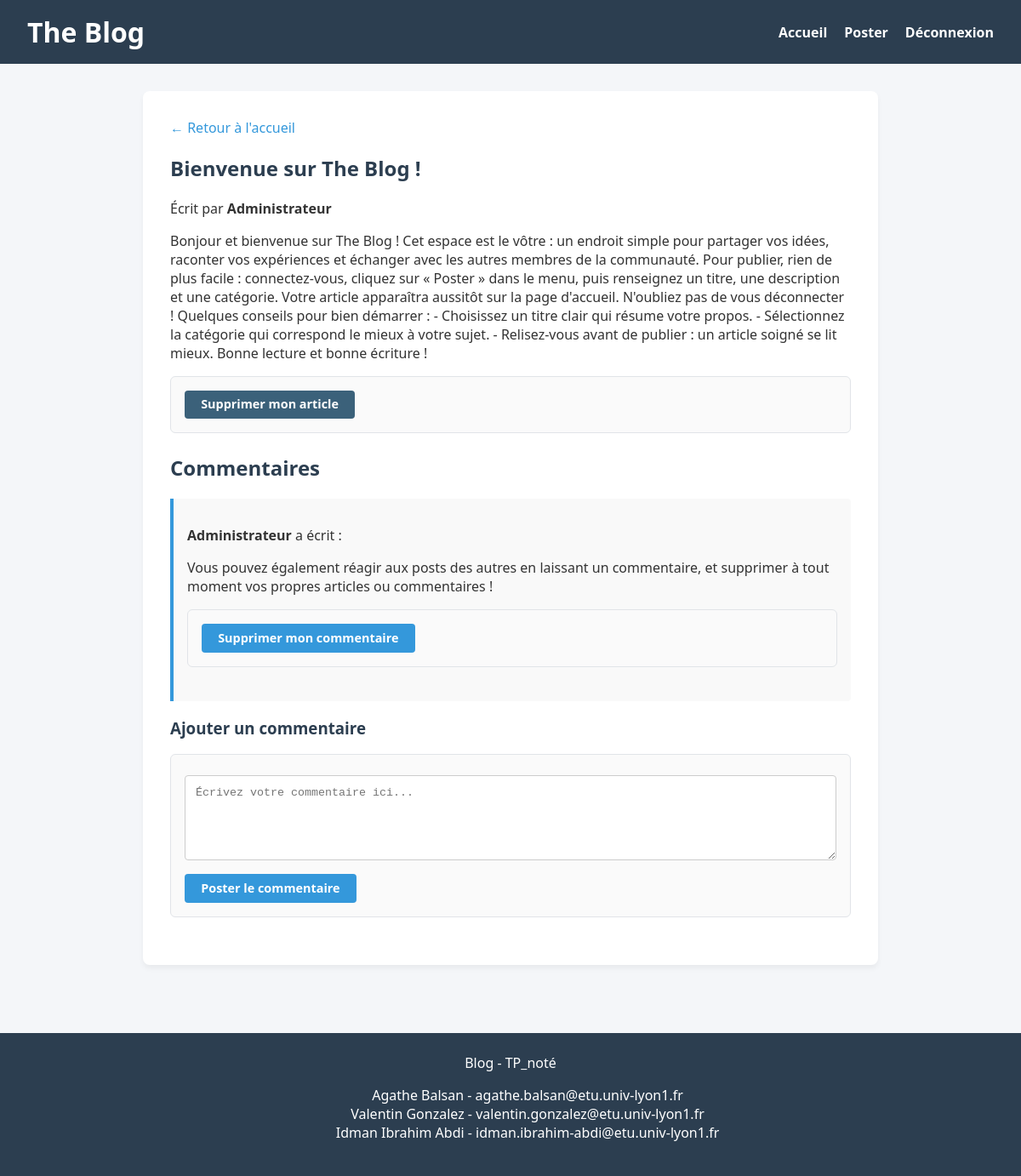
The app's page /affichageArticle.php?id=1 (signed in) with its own data.
### tables this page shows
CREATE TABLE IF NOT EXISTS `article` (
  `id` int NOT NULL AUTO_INCREMENT,
  `titre` varchar(100) NOT NULL,
  `description` text NOT NULL COMMENT 'Contenu de l''article',
  `pseudo` varchar(50) NOT NULL,
  `categorie_id` int DEFAULT NULL COMMENT 'Identifiant de la catégorie',
  PRIMARY KEY (`id`),
  KEY `fk_article_categorie` (`categorie_id`),
  KEY `fk_article_user` (`pseudo`)
);

CREATE TABLE IF NOT EXISTS `commentaire` (
  `id` int NOT NULL AUTO_INCREMENT,
  `description` text NOT NULL COMMENT 'Contenu du commentaire',
  `pseudo` varchar(50) NOT NULL,
  `article_id` int NOT NULL COMMENT 'Identifiant de l''article commenté',
  PRIMARY KEY (`id`),
  KEY `fk_commentaire_article` (`article_id`),
  KEY `fk_commentaire_user` (`pseudo`)
);

### affichageArticle.php (the view, shortened to what this page needs)
<?php
    require_once('header.php');
?>
<?php
$articleId = isset($_GET['id']) ? intval($_GET['id']) : 0;
    $stmtArticle = $connexion->prepare("SELECT * FROM article WHERE id = ?");
    $stmtArticle->execute([$articleId]);
    $articleCourant = $stmtArticle->fetch(PDO::FETCH_ASSOC);
    $stmtCom = $connexion->prepare("SELECT * FROM commentaire WHERE article_id = ? ORDER BY id DESC");
    $stmtCom->execute([$articleId]);
    $commentairesArticle = $stmtCom->fetchAll(PDO::FETCH_ASSOC);
?>
        <main>
            <a href="index.php">← Retour à l'accueil</a>
            <article>
                <h1><?= htmlspecialchars($articleCourant['titre']) ?></h1>
                <p>Écrit par <strong><?= htmlspecialchars($articleCourant['pseudo']) ?></strong></p>
                <p><?= htmlspecialchars($articleCourant['description']) ?></p>
                <?php if(isset($_SESSION['pseudo']) && $_SESSION['pseudo'] == $articleCourant['pseudo']){ ?>
                    <form method="post" action="supprimerArticle.php">
                            <button type="submit" name="btReset">Supprimer mon article</button>
                    </form>
                <?php } ?>
            </article>
            <div class="section-commentaires">
                <h2>Commentaires</h2>
                <?php if (empty($commentairesArticle)): ?>
                    <?php showMsgErreur("Aucun commentaire pour l'instant. Soyez le premier à réagir !", color : '#126907'); ?>
                <?php else: ?>
                    <?php foreach ($commentairesArticle as $com): ?>
                        <div class="commentaire">
                            <p><strong><?= htmlspecialchars($com['pseudo']) ?></strong> a écrit :</p>
                            <p><?= htmlspecialchars($com['description']) ?></p>
                            <?php if(isset($_SESSION['pseudo']) && $_SESSION['pseudo'] == $com['pseudo']){ ?>
                                <form method="post" action="supprimerCommentaire.php">
                                        <button type="submit">
                                            Supprimer mon commentaire
                                        </button>
                                </form>
                            <?php } ?>
                        </div>
                    <?php endforeach; ?>
                <?php endif; ?>
                <h3>Ajouter un commentaire</h3>
                <form method="POST" action="affichageArticle.php">
                    <textarea name="texte_commentaire" rows="4" placeholder="Écrivez votre commentaire ici..." required></textarea>
                    <button type="submit">Poster le commentaire</button>
                </form>
            </div>
        </main>
<?php
require_once('footer.php');
?>

### header.php (shortened to what this page needs)
<html>
    <head>
        <link rel="stylesheet" href="style.css">
    </head>
    <body>
        <header>
            <div class="logo">
                <h1>The Blog</h1>
            </div>
            <?php if(isset($_SESSION['estConnecte']) && $_SESSION['estConnecte'] == 1) { ?>
                <ul>
                    <li><a href="index.php">Accueil</a></li>
                    <li><a href="creationArticle.php">Poster</a></li>
                    <li><a href="reset.php">Déconnexion</a></li>
                </ul>
            <?php } ?>
        </header>

### footer.php (shortened to what this page needs)
        <footer>
            Blog - TP_noté <br>
            <ul>
                <li>Agathe Balsan - agathe.balsan@etu.univ-lyon1.fr</li>
                <li>Valentin Gonzalez - valentin.gonzalez@etu.univ-lyon1.fr</li>
                <li>Idman Ibrahim Abdi - idman.ibrahim-abdi@etu.univ-lyon1.fr</li>
            </ul>
        </footer>
    </body>
</html>

### style.css (style rules this page uses)
html, body { height: 100%; margin: 0; }
body { display: flex; flex-direction: column; margin: 0; padding: 0; font-family: 'Segoe UI', Tahoma, Geneva, Verdana, sans-serif; background-color: #f4f6f9; color: #333; }
header { background-color: #2c3e50; color: #ffffff; padding: 1rem 2rem; width: 100%; box-sizing: border-box; display: flex; justify-content: space-between; align-items: center; }
header h1 { color: #ffffff; margin: 0; }
header ul { list-style: none; display: flex; gap: 20px; margin: 0; padding: 0; }
header ul li a { color: #ffffff; text-decoration: none; font-weight: 600; }
main { flex: 1; width: 800px; margin: 2rem auto; background: #ffffff; padding: 2rem; border-radius: 8px; box-shadow: 0 4px 6px rgba(0, 0, 0, 0.05); }
h1, h2, h3, h4 { color: #2c3e50; }
a { color: #3498db; text-decoration: none; }
form { margin-top: 1rem; margin-bottom: 1.5rem; background: #fafafa; padding: 1rem; border-radius: 6px; border: 1px solid #e1e4e8; }
input[type="text"], input[type="password"], select, textarea { width: 100%; padding: 0.75rem; margin-top: 0.5rem; margin-bottom: 1rem; border: 1px solid #ccc; border-radius: 4px; box-sizing: border-box; }
textarea { resize: vertical; min-height: 100; width: 100%; }
button, a.btreset { background-color: #3498db; color: white; padding: 0.6rem 1.2rem; border: none; border-radius: 4px; cursor: pointer; font-weight: bold; font-family: inherit; font-size: 0.9rem; text-decoration: none; display: inline-block; line-height: 1; }
button[name="btReset"], a.btreset { background-color: #3b617a; }
.commentaire { background: #f9f9f9; padding: 1rem; margin-bottom: 1rem; border-left: 4px solid #3498db; border-radius: 0 4px 4px 0; }
footer { background-color: #2c3e50; color: #ffffff; text-align: center; padding: 1.5rem; margin-top: 3rem; }
footer ul { list-style: none; }

### records on screen
article: titre "Bienvenue sur The Blog !", pseudo "Administrateur", description "Bonjour et bienvenue sur The Blog ! Cet espace est le vôtre : un endroit simple pour partager vos idées, raconter vos expériences et échanger avec les autres membres de la communauté. Pour publier, rien de plus facile : connectez-vous, cliquez sur « Poster » dans le menu, puis renseignez un titre, une description et une catégorie. Votre article apparaîtra aussitôt sur la page d'accueil. N'oubliez pas de vous déconnecter ! Quelques conseils pour bien démarrer : - Choisissez un titre clair qui résume votre propos. - Sélectionnez la catégorie qui correspond le mieux à votre sujet. - Relisez-vous avant de publier : un article soigné se lit mieux. Bonne lecture et bonne écriture !"
commentaire: pseudo "Administrateur", description "Vous pouvez également réagir aux posts des autres en laissant un commentaire, et supprimer à tout moment vos propres articles ou commentaires !"
